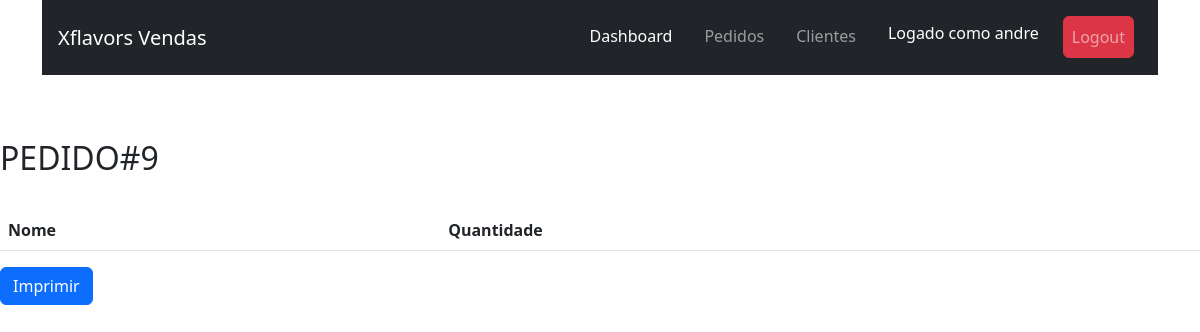
The app's page /pedido/10/9/imprimir (signed in), older data.
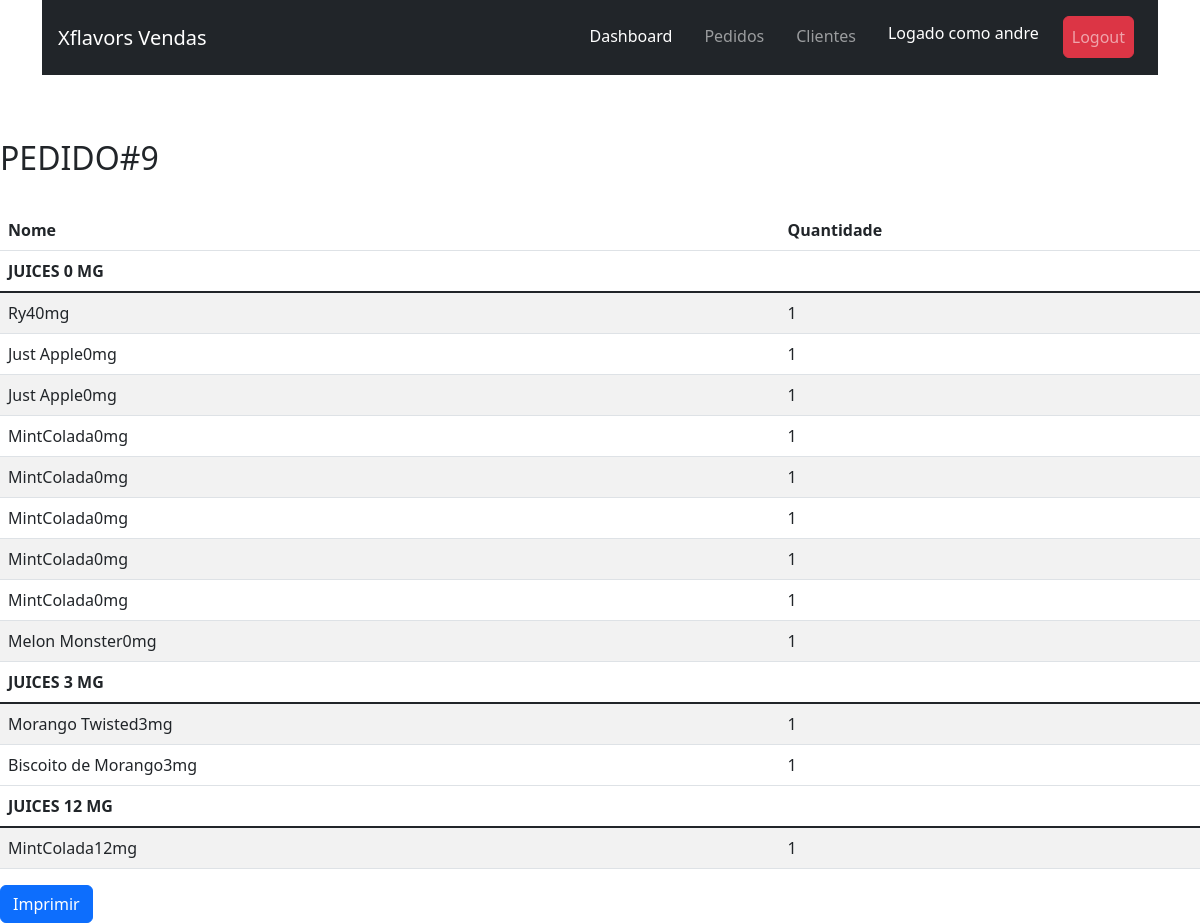
The same page, newer data.
### pedidos/models.py (models this page shows, shortened)
class Pedido(models.Model):
    cliente = models.ForeignKey(Cliente, on_delete=models.CASCADE)
    vendedor = models.ForeignKey(Vendedor, on_delete=models.CASCADE)
    items = models.ManyToManyField(Item)
    created_at = models.DateTimeField(auto_now_add=True, blank=True, null=True)
    updated_at = models.DateTimeField(auto_now=True, blank=True, null=True)
    status = models.BooleanField(default=False)
    pagamento = models.BooleanField(default=False)
    primeira_compra = models.BooleanField(default=False)
    recebido = models.BooleanField(default=False)
    def __str__(self):
        return str(self.pk)

class Item(models.Model):
    produto = models.ForeignKey(Juice, on_delete=models.CASCADE)
    quantidade = models.PositiveIntegerField()
    created_at = models.DateTimeField(auto_now_add=True, blank=True, null=True)
    updated_at = models.DateTimeField(auto_now=True, blank=True, null=True)

### produtos/models.py (models this page shows, shortened)
class Juice(models.Model):
    NIC = (
        ("0mg", "0"),
        ("3mg", "3"),
        ("6mg", "6"),
        ("9mg", "9"),
        ("12mg", "12"),
    )
    nome = models.CharField(max_length=50)
    mls = models.IntegerField()
    mg = models.CharField(max_length= 4, choices = NIC,
        default ='0')
    valor = models.DecimalField(max_digits=8,decimal_places=2)
    descricao = models.TextField(max_length=800)
    criado = models.DateField(auto_now_add=True)
    updated = models.DateTimeField(auto_now=True)
    imagem = models.ImageField(upload_to='static/juices', null=True, blank=True)
    created_at = models.DateTimeField(auto_now_add=True, blank=True, null=True)
    updated_at = models.DateTimeField(auto_now=True, blank=True, null=True)

### pedidos/views.py (the view)
# urls.py: path('pedido/<slug:cliente>/<int:pedido>/imprimir', imprimir, name='imprimir'),
@login_required
def imprimir(request,cliente,pedido):
    clientes = Cliente.objects.filter(slug=cliente)
    vendedor = Vendedor.objects.all()
    produtos0mg = Pedido.objects.filter(id=pedido,items__produto__mg="0mg")
    produtos3mg = Juice.objects.filter(mg="3mg").order_by('nome')
    produtos6mg = Juice.objects.filter(mg="6mg").order_by('nome')
    produtos9mg = Juice.objects.filter(mg="9mg").order_by('nome')
    produtos12mg = Juice.objects.filter(mg="12mg").order_by('nome')
    pedidos = Pedido.objects.get(pk=pedido)
    item0mg = pedidos.items.filter(produto__mg='0mg').order_by('produto')
    item3mg = pedidos.items.filter(produto__mg='3mg').order_by('produto')
    item6mg  = pedidos.items.filter(produto__mg='6mg ').order_by('produto')
    item9mg = pedidos.items.filter(produto__mg='6mg').order_by('produto')
    item12mg = pedidos.items.filter(produto__mg='12mg').order_by('produto')
    context = {'clientes': clientes,
               'vendedor': vendedor,
               'produtos0mg': produtos0mg,
               'produtos3mg': produtos3mg,
               'produtos6mg': produtos6mg,
               'produtos9mg': produtos9mg,
               'produtos12mg': produtos12mg,
               'item0mg':item0mg,
               'item3mg':item3mg,
               'item6mg':item6mg,
               'item9mg':item9mg,
               'item12mg':item12mg,
               'pedidos': pedidos,
               }
    return render(request=request, template_name="imprimir.html",context=context)

### templates/imprimir.html (shortened to what this page needs)
{% extends 'base.html' %}
{% load static %}
{% block content %}
        <br><br>
        <h2>PEDIDO#{{ pedidos }}</h2>
        <br>
        <table class="table table-striped">
            <thead>
            <tr>
                <th>Nome</th>
                <th>Quantidade</th>
            </tr>
            </thead>
            {% if item0mg %}
            <thead class="thead-dark">
            <th>JUICES 0 MG</th>
            </thead>
            {% endif %}
            <tbody class="table-group-divider">
            {% for item in item0mg %}
            <tr>
                <td>{{ item.produto.nome }}{{ item.produto.mg }}</td>
                <td>{{ item.quantidade }}</td>
            </tr>
            {% endfor %}
            {% if item3mg %}
            <thead class="thead-dark">
            <th>JUICES 3 MG</th>
            </thead>
            {% endif %}
            <tbody class="table-group-divider">
            {% for item in item3mg %}
            <tr>
                <td>{{ item.produto.nome }}{{ item.produto.mg }}</td>
                <td>{{ item.quantidade }}</td>
            </tr>
            {% endfor %}
            <tbody class="table-group-divider">
            <tbody class="table-group-divider">
            {% if item12mg %}
            <thead class="thead-dark">
            <th>JUICES 12 MG</th>
            </thead>
            {% endif %}
            <tbody class="table-group-divider">
            {% for item in item12mg %}
            <tr>
                <td>{{ item.produto.nome }}{{ item.produto.mg }}</td>
                <td>{{ item.quantidade }}</td>
            </tr>
            {% endfor %}
            </tbody>
        </table>
    <input name="" id="" onclick="printDiv('print')" class="btn btn-primary" type="button" value="Imprimir">
{% endblock %}

### templates/base.html (shortened to what this page needs)
<!doctype html>
{% load static %}
<html lang="pt">
  <head>
    <link href="https://cdn.jsdelivr.net/npm/bootstrap@5.2.2/dist/css/bootstrap.min.css" rel="stylesheet">
<link rel="stylesheet" type="text/css" href="https://cdn.datatables.net/1.13.1/css/jquery.dataTables.css">
  </head>
  <body>
  {% include 'partials/_navbar.html' %}
  {% block content %} {% endblock %}
  </body>
</html>

### templates/partials/_navbar.html (shortened to what this page needs)
<div class="container">
	<nav class="navbar navbar-expand-lg navbar-dark bg-dark p-3">
  <a class="navbar-brand" href="#">Xflavors Vendas</a>
  <div class=" collapse navbar-collapse" id="navbarNavDropdown">
    <ul class="navbar-nav ms-auto ">
      <li class="nav-item">
        <a class="nav-link mx-2 active" aria-current="page" href="/dashboard">Dashboard</a>
      </li>
      <li class="nav-item">
        <a class="nav-link mx-2" href="/pedidos">Pedidos</a>
      </li>
      <li class="nav-item">
        <a class="nav-link mx-2" href="/clientes">Clientes</a>
      </li>
        <li class="nav-item mx-2">
          <h4 class="nav-link text-white align-self-center">Logado como {{ request.user.username }}</h4>
      </li>
      <li class="nav-item mx-2">
         <a class="btn nav-link btn-danger btn align-self-center  " href="{% url 'logout' %}">Logout</a>
      </li>
    </ul>
  </div>
</div>

Row changes from the older to the newer data that the page shows:
added Item: produto.nome "Ry4", produto.mg "0mg", quantidade "1", shown under "PEDIDO#9"
added Item: produto.nome "Just Apple", produto.mg "0mg", quantidade "1", shown under "PEDIDO#9"
added Item: produto.nome "Just Apple", produto.mg "0mg", quantidade "1", shown under "PEDIDO#9"
added Item: produto.nome "MintColada", produto.mg "0mg", quantidade "1", shown under "PEDIDO#9"
added Item: produto.nome "MintColada", produto.mg "0mg", quantidade "1", shown under "PEDIDO#9"
added Item: produto.nome "MintColada", produto.mg "0mg", quantidade "1", shown under "PEDIDO#9"
added Item: produto.nome "MintColada", produto.mg "0mg", quantidade "1", shown under "PEDIDO#9"
added Item: produto.nome "MintColada", produto.mg "0mg", quantidade "1", shown under "PEDIDO#9"
added Item: produto.nome "Melon Monster", produto.mg "0mg", quantidade "1", shown under "PEDIDO#9"
added Item: produto.nome "Morango Twisted", produto.mg "3mg", quantidade "1"
added Item: produto.nome "Biscoito de Morango", produto.mg "3mg", quantidade "1"
added Item: produto.nome "MintColada", produto.mg "12mg", quantidade "1"
Text that changed along with them:
text now shown: "JUICES 0 MG JUICES 3 MG JUICES 12 MG"
